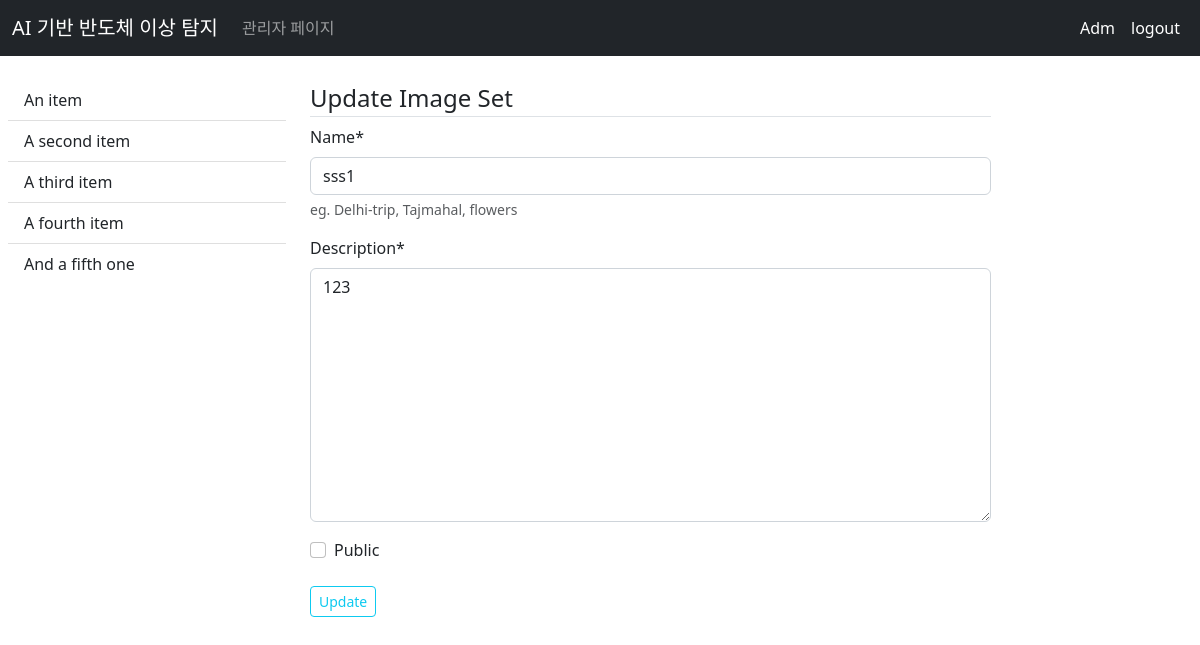
The page /images/27/update_image_set/ (signed in) on the database its author committed.
### apps/users/models.py (models this page shows)
class CustomUser(AbstractUser):
    age = models.PositiveIntegerField(null=True, blank=True)
    gender = models.CharField(
        choices=Organization.choices, max_length=10)

### apps/images/models.py (models this page shows, shortened)
class ImageSet(CreationModificationDateBase):
    name = models.CharField(max_length=100,
                            help_text="eg. Delhi-trip, Tajmahal, flowers"
                            )
    description = models.TextField()
    user = models.ForeignKey(settings.AUTH_USER_MODEL,
                             related_name='imagesets',
                             on_delete=models.CASCADE
                             )
    dirpath = models.CharField(max_length=150, null=True, blank=True)
    public = models.BooleanField(default=False)
    class Meta:
        constraints = [models.UniqueConstraint(
            fields=['user', 'name'],
            name='unique_imageset_by_user')]

### apps/images/views.py (the view, shortened to what this page needs)
# urls.py: path('<int:pk>/update_image_set/', views.ImageSetUpdateView.as_view(),
class ImageSetUpdateView(LoginRequiredMixin, UpdateView):
    model = ImageSet
    fields = ['name', 'description', 'public']

### apps/images/templates/images/imageset_form.html (shortened to what this page needs)
{% extends 'base.html' %}
{% load static crispy_forms_tags %}
{% block leftbar %}
<div class="col-md-3">
    {% include 'images/partials/_leftbar.html' %}
</div>
{% endblock leftbar %}
{% block content %}
    <div class="col-md-7">
        <legend class="border-bottom">
        {% if 'update' in request.path %}
            Update
        {% else %}
            Create
        {% endif %}
             Image Set
        </legend>
        <form action="" method="post" enctype="multipart/form-data" >
            {{ form|crispy }}
            <button type="submit" class="btn btn-sm btn-outline-info mt-2">
            {% if 'update' in request.path %}
                Update
            {% else %}
                Create
            {% endif %}
            </button>
        </form>
    </div>
{% endblock content %}

### templates/partials/_nav.html (shortened to what this page needs)
<nav class="navbar navbar-expand-lg navbar-dark bg-dark sticky-top fixed-top mb-4">
    <div class="container-fluid">
      <a class="navbar-brand" href="{% url 'home_url' %}">AI 기반 반도체 이상 탐지</a>
      <div class="collapse navbar-collapse" id="navbarSupportedContent">
        <ul class="navbar-nav me-auto mb-2 mb-lg-0">
           <li class="nav-item">
            <a class="nav-link" href="/admin">관리자 페이지</a>
          </li>
        </ul>
        <div class="d-flex">
          <ul class="navbar-nav me-auto mb-2 mb-lg-0">
          {% if user.is_authenticated %}
            <li class="nav-item">
              <a class="nav-link active" href="#">{{ request.user|capfirst }}</a>
            </li>
            <li class="nav-item">
              <a class="nav-link active" href="{% url 'users:logout' %}">logout</a>
            </li>
          {% endif %}
          </ul>
        </div>
      </div>
    </div>
  </nav>

### rows shown on the page
CustomUser: user "Adm"
ImageSet: name "sss1", description "123"
